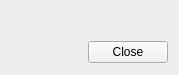
<?xml version="1.0" encoding="UTF-8"?>
<ui version="4.0">
 <class>MainMenu::CErrorMsgDlg</class>
 <widget class="QWidget" name="MainMenu::CErrorMsgDlg">
  <property name="geometry">
   <rect>
    <x>0</x>
    <y>0</y>
    <width>179</width>
    <height>75</height>
   </rect>
  </property>
  <property name="windowTitle">
   <string>Form</string>
  </property>
  <layout class="QGridLayout" name="gridLayout" rowstretch="0,1,0">
   <item row="0" column="0" colspan="2">
    <widget class="QLabel" name="captionLabel">
     <property name="font">
      <font>
       <pointsize>11</pointsize>
      </font>
     </property>
     <property name="text">
      <string/>
     </property>
    </widget>
   </item>
   <item row="1" column="0" colspan="3">
    <widget class="MainMenu::CScrollTable" name="scrollTable" native="true"/>
   </item>
   <item row="2" column="0">
    <spacer name="horizontalSpacer">
     <property name="orientation">
      <enum>Qt::Horizontal</enum>
     </property>
     <property name="sizeHint" stdset="0">
      <size>
       <width>1</width>
       <height>24</height>
      </size>
     </property>
    </spacer>
   </item>
   <item row="2" column="2">
    <widget class="QPushButton" name="closeButton">
     <property name="focusPolicy">
      <enum>Qt::NoFocus</enum>
     </property>
     <property name="text">
      <string>Close</string>
     </property>
    </widget>
   </item>
  </layout>
 </widget>
 <customwidgets>
  <customwidget>
   <class>MainMenu::CScrollTable</class>
   <extends>QWidget</extends>
   <header>MainMenu/Include/ScrollTable.h</header>
   <container>1</container>
  </customwidget>
 </customwidgets>
 <resources/>
 <connections/>
</ui>
